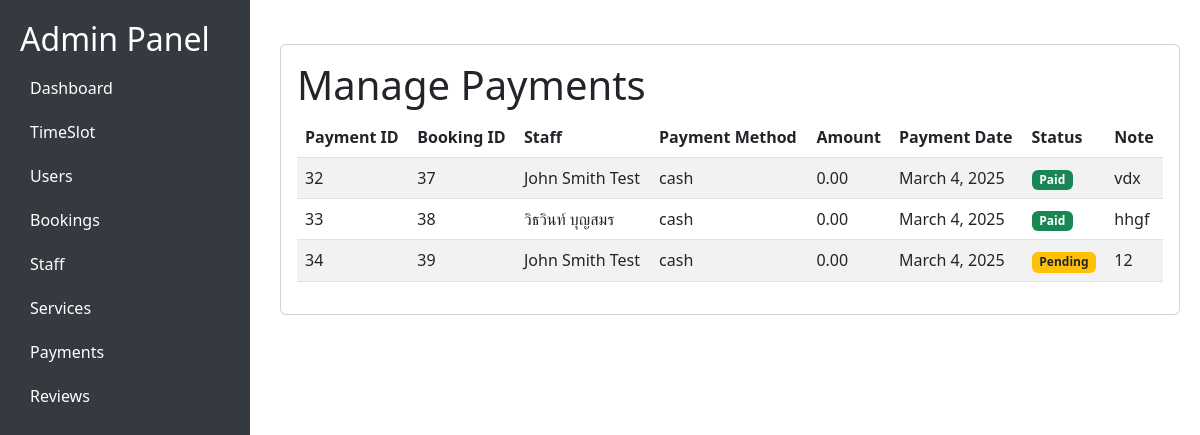
The page /admin-payments/ on the database as committed earlier.
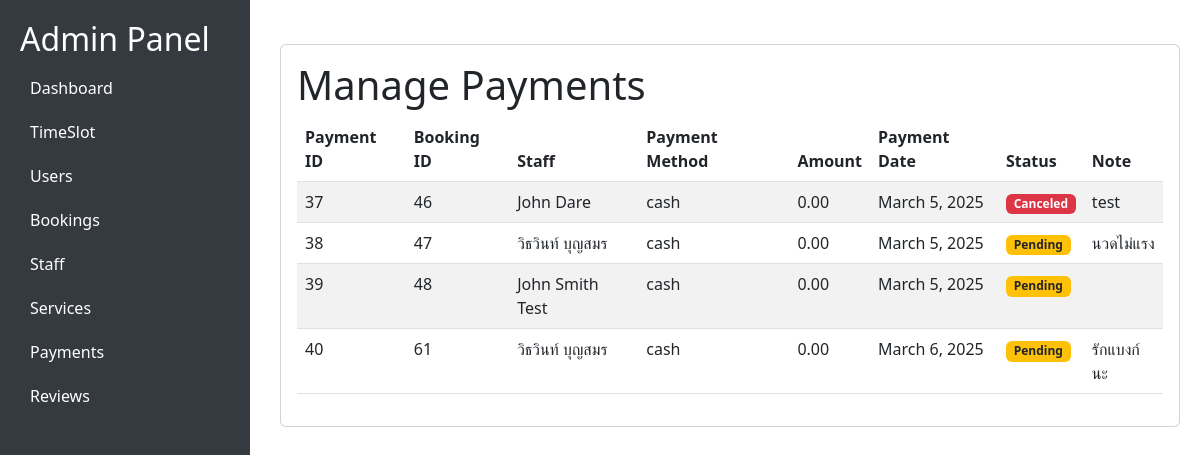
The same page on the database as committed later.
### serviceApp/models.py (models this page shows, shortened)
class Payment(models.Model):
    payment_id = models.AutoField(primary_key=True)
    staff = models.ForeignKey(Staff, null=True, blank=True, on_delete=models.SET_NULL)
    payment_date = models.DateField(null=True, blank=True, default=datetime.date(1970, 1, 1))
    amount = models.DecimalField(max_digits=10, decimal_places=2)
    payment_method = models.CharField(
        max_length=10,
        choices=[('Cash', 'Cash'), ('Transfer', 'Transfer')],
        default='Transfer'
    )
    status = models.CharField(max_length=10, choices=[('Pending', 'Pending'), ('Paid', 'Paid')], default='Pending')
    note = models.TextField(null=True, blank=True)
    payment_proof = models.ImageField(upload_to='payment_proofs/', null=True, blank=True)

class Booking(models.Model):
    booking_id = models.AutoField(primary_key=True)
    customer = models.ForeignKey('loginApp.Customer', null=True, blank=True, on_delete=models.SET_NULL)
    temp_customer = models.ForeignKey(TemporaryCustomer, null=True, blank=True, on_delete=models.SET_NULL)
    slot = models.ForeignKey(TimeSlot, null=True, blank=True, on_delete=models.SET_NULL)
    service = models.ForeignKey(Service, null=True, blank=True, on_delete=models.SET_NULL)
    review = models.ForeignKey(Review, null=True, blank=True, on_delete=models.SET_NULL)
    staff = models.ForeignKey(Staff, null=True, blank=True, on_delete=models.SET_NULL)
    payment = models.ForeignKey(Payment, null=True, blank=True, on_delete=models.SET_NULL, related_name="booking")
    booking_date = models.DateField()
    status = models.CharField(max_length=10, choices=[('Pending', 'Pending'), ('Confirmed', 'Confirmed'), ('Cancelled', 'Cancelled')], default='Pending')
    walk_in = models.BooleanField(default=False)
    commission_amount = models.DecimalField(max_digits=10, decimal_places=2, default=0.00)
    start_time = models.TimeField(null=True, blank=True)
    end_time = models.TimeField(null=True, blank=True)

class Staff(models.Model):
    staff_id = models.AutoField(primary_key=True)
    name = models.CharField(max_length=100)
    speciality = models.CharField(max_length=100)
    role = models.CharField(max_length=100)
    commission_rate = models.DecimalField(max_digits=5, decimal_places=2)
    phone = models.CharField(max_length=15)
    birthdate = models.DateField(null=True, blank=True, default="1970-01-01")
    status = models.CharField(max_length=50, default="Available")
    def __str__(self):
        return self.name

### serviceApp/views.py (the view)
# urls.py: path('admin-payments/',views.admin_payments, name='admin-payments'),
def admin_payments(request):
    payments = Payment.objects.all()
    return render(request, 'admin-payments.html', {'payments': payments})

### serviceApp/templates/admin-payments.html (shortened to what this page needs)
<!DOCTYPE html>
<html lang="en">
<head>
    <link href="https://cdn.jsdelivr.net/npm/bootstrap@5.3.0/dist/css/bootstrap.min.css" rel="stylesheet">
</head>
<body>
    <div class="sidebar">
        <h2>Admin Panel</h2>
        <a href="/ad">Dashboard</a>
        <a href="/admin-timeslot">TimeSlot</a>
        <a href="/admin-users"> Users</a>
        <a href="/admin-bookings"> Bookings</a>
        <a href="/admin-employees"> Staff</a>
        <a href="/admin-services"> Services</a>
        <a href="/admin-payments">Payments</a>
        <a href="/admin-reviews">Reviews</a>
    </div>
    <div class="content">
    <div class="card mt-4 p-3">
        <h1>Manage Payments</h1>
        <table class="table table-striped">
            <thead>
                <tr>
                    <th>Payment ID</th>
                    <th>Booking ID</th>
                    <th>Staff</th>
                    <th>Payment Method</th>
                    <th>Amount</th>
                    <th>Payment Date</th>
                    <th>Status</th>
                    <th>Note</th>
                </tr>
            </thead>
            <tbody>
                {% for payment in payments %}
                <tr>
                    <td>{{ payment.payment_id }}</td>
                    <td>{{ payment.booking.first.booking_id }}</td>
                    <td>{{ payment.staff }}</td>
                    <td>{{ payment.payment_method }}</td>
                    <td>{{ payment.amount }}</td>
                    <td>{{ payment.payment_date }}</td>
                    <td>
                        <span class="badge
                            {% if payment.status == 'Paid' %}bg-success
                            {% elif payment.status == 'Pending' %}bg-warning text-dark
                            {% else %}bg-danger{% endif %}" id="status-{{ payment.id }}">
                            {{ payment.status }}
                        </span>
                    </td>
                    <td>{{ payment.note }}</td>
                </tr>
                {% empty %}
                <tr>
                    <td colspan="5" class="text-center">No payments found.</td>
                </tr>
                {% endfor %}
            </tbody>
        </table>
    </div>
</div>
</body>
</html>

### serviceApp/templates/admin-payments.html (style rules this page uses)
body { display: flex; }
.sidebar { width: 250px; height: 100vh; background: #343a40; padding: 20px; color: white; position: fixed; }
.content { margin-left: 260px; padding: 20px; width: 100%; }
.sidebar a { color: white; display: block; padding: 10px; text-decoration: none; }

Rows that differ between the two databases and show on the page:
removed Payment: payment_id "32", booking.first.booking_id "37", staff "John Smith Test", payment_method "cash", amount "0.00", payment_date "March 4, 2025", status "Paid", note "vdx"
removed Payment: payment_id "33", booking.first.booking_id "38", staff "วิธวินท์ บุญสมร", payment_method "cash", amount "0.00", payment_date "March 4, 2025", status "Paid", note "hhgf"
removed Payment: payment_id "34", booking.first.booking_id "39", staff "John Smith Test", payment_method "cash", amount "0.00", payment_date "March 4, 2025", status "Pending", note "12"
added Payment: payment_id "37", booking.first.booking_id "46", staff "John Dare", payment_method "cash", amount "0.00", payment_date "March 5, 2025", status "Canceled", note "test"
added Payment: payment_id "38", booking.first.booking_id "47", staff "วิธวินท์ บุญสมร", payment_method "cash", amount "0.00", payment_date "March 5, 2025", status "Pending", note "นวดไม่แรง"
added Payment: payment_id "39", booking.first.booking_id "48", staff "John Smith Test", payment_method "cash", amount "0.00", payment_date "March 5, 2025", status "Pending"
added Payment: payment_id "40", booking.first.booking_id "61", staff "วิธวินท์ บุญสมร", payment_method "cash", amount "0.00", payment_date "March 6, 2025", status "Pending", note "รักแบงก์นะ"
